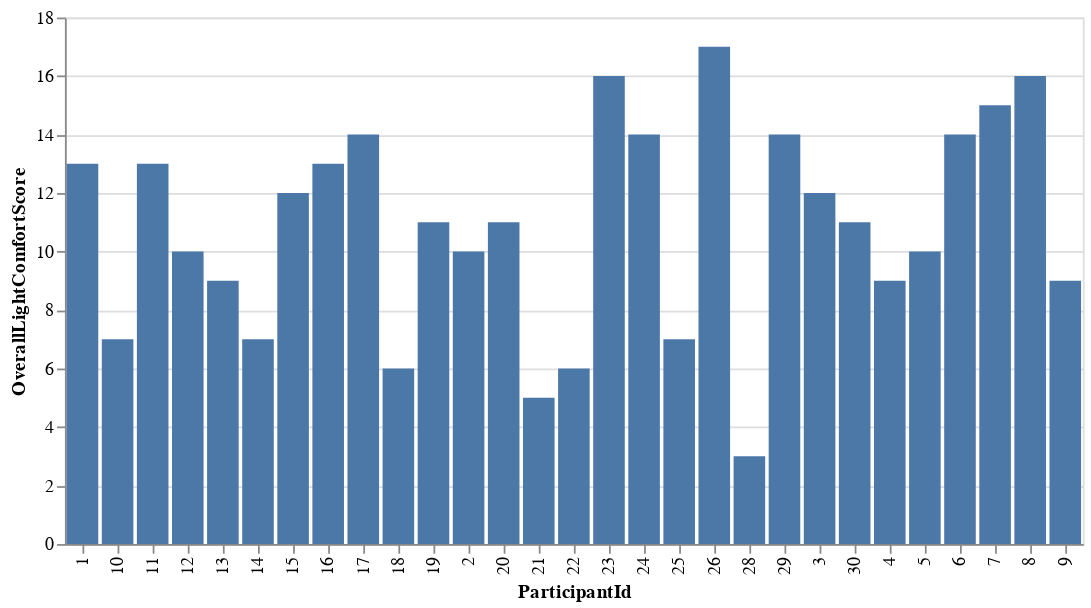

Here is the notebook cell this chart was saved with:
### Markdown cell above
# Data Visualization

### Code cell
alt.Chart(data).mark_bar().encode(
    x='ParticipantId',
    y='OverallLightComfortScore'
)

### Figure 1 — Vega-Lite specification as saved in the notebook (floating-point values rounded to 4 significant figures)
{"config": {"view": {"continuousWidth": 400, "continuousHeight": 300}}, "data": {"name": "data-557ebe95bf2c251ed8896bae9a86386d"}, "mark": "bar", "encoding": {"x": {"field": "ParticipantId", "type": "nominal"}, "y": {"field": "OverallLightComfortScore", "type": "quantitative"}}, "$schema": "https://vega.github.io/schema/vega-lite/v4.17.0.json", "datasets": {"data-557ebe95bf2c251ed8896bae9a86386d": [{"ParticipantId": "1", "Experimenter": "Team", "Informed Consent": "Yes", "LightModeTime": 76, "LightModeAccuracy": 0.96, "DarkModeTime": 75, "DarkModeAccuracy": 0.97, "Comfortability_1": "Somewhat agree", "Comfortability_2": "Somewhat disagree", "Comfortability_3": "Agree", "Comfortability_4": "Agree", "Comfortability_5": "Somewhat disagree", "OverallDarkComfortScore": 7, "OverallLightComfortScore": 13, "time_diff": -1, "accuracy_diff": 0.01, "comfort_diff": -6}, {"ParticipantId": "2", "Experimenter": "Team", "Informed Consent": "Yes", "LightModeTime": 62, "LightModeAccuracy": 0.97, "DarkModeTime": 60, "DarkModeAccuracy": 0.96, "Comfortability_1": "Agree", "Comfortability_2": "Agree", "Comfortability_3": "Agree", "Comfortability_4": "Agree", "Comfortability_5": "Agree", "OverallDarkComfortScore": 14, "OverallLightComfortScore": 10, "time_diff": -2, "accuracy_diff": -0.01, "comfort_diff": 4}, {"ParticipantId": "3", "Experimenter": "Team", "Informed Consent": "Yes", "LightModeTime": 77, "LightModeAccuracy": 0.96, "DarkModeTime": 72, "DarkModeAccuracy": 0.97, "Comfortability_1": "Strongly agree", "Comfortability_2": "Strongly agree", "Comfortability_3": "Strongly agree", "Comfortability_4": "Strongly agree", "Comfortability_5": "Agree", "OverallDarkComfortScore": 16, "OverallLightComfortScore": 12, "time_diff": -5, "accuracy_diff": 0.01, "comfort_diff": 4}, {"ParticipantId": "4", "Experimenter": "Team", "Informed Consent": "Yes", "LightModeTime": 76, "LightModeAccuracy": 0.97, "DarkModeTime": 98, "DarkModeAccuracy": 0.92, "Comfortability_1": "Somewhat disagree", "Comfortability_2": "Somewhat agree", "Comfortability_3": "Agree", "Comfortability_4": "Neither agree nor disagree", "Comfortability_5": "Somewhat agree", "OverallDarkComfortScore": 9, "OverallLightComfortScore": 9, "time_diff": 22, "accuracy_diff": -0.05, "comfort_diff": 0}, {"ParticipantId": "5", "Experimenter": "Team", "Informed Consent": "Yes", "LightModeTime": 72, "LightModeAccuracy": 0.96, "DarkModeTime": 77, "DarkModeAccuracy": 0.96, "Comfortability_1": "Strongly agree", "Comfortability_2": "Strongly agree", "Comfortability_3": "Agree", "Comfortability_4": "Agree", "Comfortability_5": "Agree", "OverallDarkComfortScore": 16, "OverallLightComfortScore": 10, "time_diff": 5, "accuracy_diff": 0.0, "comfort_diff": 6}, {"ParticipantId": "6", "Experimenter": "Team", "Informed Consent": "Yes", "LightModeTime": 86, "LightModeAccuracy": 0.96, "DarkModeTime": 88, "DarkModeAccuracy": 0.96, "Comfortability_1": "Strongly agree", "Comfortability_2": "Somewhat agree", "Comfortability_3": "Strongly agree", "Comfortability_4": "Strongly agree", "Comfortability_5": "Neither agree nor disagree", "OverallDarkComfortScore": 12, "OverallLightComfortScore": 14, "time_diff": 2, "accuracy_diff": 0.0, "comfort_diff": -2}, {"ParticipantId": "7", "Experimenter": "Team", "Informed Consent": "Yes", "LightModeTime": 56, "LightModeAccuracy": 0.97, "DarkModeTime": 54, "DarkModeAccuracy": 0.96, "Comfortability_1": "Somewhat disagree", "Comfortability_2": "Somewhat disagree", "Comfortability_3": "Strongly agree", "Comfortability_4": "Strongly agree", "Comfortability_5": "Somewhat disagree", "OverallDarkComfortScore": 5, "OverallLightComfortScore": 15, "time_diff": -2, "accuracy_diff": -0.01, "comfort_diff": -10}, {"ParticipantId": "8", "Experimenter": "Team", "Informed Consent": "Yes", "LightModeTime": 53, "LightModeAccuracy": 0.95, "DarkModeTime": 53, "DarkModeAccuracy": 0.94, "Comfortability_1": "Strongly agree", "Comfortability_2": "Agree", "Comfortability_3": "Strongly agree", "Comfortability_4": "Strongly agree", "Comfortability_5": "Disagree", "OverallDarkComfortScore": 11, "OverallLightComfortScore": 16, "time_diff": 0, "accuracy_diff": -0.01, "comfort_diff": -5}, {"ParticipantId": "9", "Experimenter": "Team", "Informed Consent": "Yes", "LightModeTime": 68, "LightModeAccuracy": 0.96, "DarkModeTime": 79, "DarkModeAccuracy": 0.97, "Comfortability_1": "Neither agree nor disagree", "Comfortability_2": "Disagree", "Comfortability_3": "Somewhat disagree", "Comfortability_4": "Strongly agree", "Comfortability_5": "Somewhat agree", "OverallDarkComfortScore": 7, "OverallLightComfortScore": 9, "time_diff": 11, "accuracy_diff": 0.01, "comfort_diff": -2}, {"ParticipantId": "10", "Experimenter": "Team", "Informed Consent": "Yes", "LightModeTime": 71, "LightModeAccuracy": 0.96, "DarkModeTime": 73, "DarkModeAccuracy": 0.95, "Comfortability_1": "Strongly agree", "Comfortability_2": "Strongly agree", "Comfortability_3": "Somewhat agree", "Comfortability_4": "Somewhat agree", "Comfortability_5": "Strongly agree", "OverallDarkComfortScore": 17, "OverallLightComfortScore": 7, "time_diff": 2, "accuracy_diff": -0.01, "comfort_diff": 10}, {"ParticipantId": "11", "Experimenter": "Team", "Informed Consent": "Yes", "LightModeTime": 57, "LightModeAccuracy": 0.94, "DarkModeTime": 74, "DarkModeAccuracy": 0.9, "Comfortability_1": "Strongly agree", "Comfortability_2": "Strongly agree", "Comfortability_3": "Strongly agree", "Comfortability_4": "Strongly agree", "Comfortability_5": "Somewhat agree", "OverallDarkComfortScore": 15, "OverallLightComfortScore": 13, "time_diff": 17, "accuracy_diff": -0.04, "comfort_diff": 2}, {"ParticipantId": "12", "Experimenter": "Team", "Informed Consent": "Yes", "LightModeTime": 43, "LightModeAccuracy": 0.97, "DarkModeTime": 46, "DarkModeAccuracy": 0.94, "Comfortability_1": "Agree", "Comfortability_2": "Somewhat agree", "Comfortability_3": "Somewhat agree", "Comfortability_4": "Somewhat agree", "Comfortability_5": "Neither agree nor disagree", "OverallDarkComfortScore": 11, "OverallLightComfortScore": 10, "time_diff": 3, "accuracy_diff": -0.03, "comfort_diff": 1}, {"ParticipantId": "13", "Experimenter": "Team", "Informed Consent": "Yes", "LightModeTime": 46, "LightModeAccuracy": 0.93, "DarkModeTime": 41, "DarkModeAccuracy": 0.94, "Comfortability_1": "Strongly agree", "Comfortability_2": "Strongly agree", "Comfortability_3": "Agree", "Comfortability_4": "Agree", "Comfortability_5": "Strongly agree", "OverallDarkComfortScore": 17, "OverallLightComfortScore": 9, "time_diff": -5, "accuracy_diff": 0.01, "comfort_diff": 8}, {"ParticipantId": "14", "Experimenter": "Team", "Informed Consent": "Yes", "LightModeTime": 66, "LightModeAccuracy": 0.88, "DarkModeTime": 67, "DarkModeAccuracy": 0.9, "Comfortability_1": "Agree", "Comfortability_2": "Agree", "Comfortability_3": "Disagree", "Comfortability_4": "Agree", "Comfortability_5": "Somewhat agree", "OverallDarkComfortScore": 13, "OverallLightComfortScore": 7, "time_diff": 1, "accuracy_diff": 0.02, "comfort_diff": 6}, {"ParticipantId": "15", "Experimenter": "Team", "Informed Consent": "Yes", "LightModeTime": 44, "LightModeAccuracy": 0.89, "DarkModeTime": 56, "DarkModeAccuracy": 0.85, "Comfortability_1": "Somewhat agree", "Comfortability_2": "Agree", "Comfortability_3": "Agree", "Comfortability_4": "Agree", "Comfortability_5": "Neither agree nor disagree", "OverallDarkComfortScore": 11, "OverallLightComfortScore": 12, "time_diff": 12, "accuracy_diff": -0.04, "comfort_diff": -1}, {"ParticipantId": "16", "Experimenter": "Oliver", "Informed Consent": "Yes", "LightModeTime": 79, "LightModeAccuracy": 0.94, "DarkModeTime": 72, "DarkModeAccuracy": 0.95, "Comfortability_1": "Somewhat disagree", "Comfortability_2": "Neither agree nor disagree", "Comfortability_3": "Agree", "Comfortability_4": "Agree", "Comfortability_5": "Somewhat disagree", "OverallDarkComfortScore": 6, "OverallLightComfortScore": 13, "time_diff": -7, "accuracy_diff": 0.01, "comfort_diff": -7}, {"ParticipantId": "17", "Experimenter": "Lawrence", "Informed Consent": "Yes", "LightModeTime": 67, "LightModeAccuracy": 0.97, "DarkModeTime": 71, "DarkModeAccuracy": 0.93, "Comfortability_1": "Somewhat agree", "Comfortability_2": "Disagree", "Comfortability_3": "Agree", "Comfortability_4": "Agree", "Comfortability_5": "Disagree", "OverallDarkComfortScore": 5, "OverallLightComfortScore": 14, "time_diff": 4, "accuracy_diff": -0.04, "comfort_diff": -9}, {"ParticipantId": "18", "Experimenter": "Oliver", "Informed Consent": "Yes", "LightModeTime": 78, "LightModeAccuracy": 0.92, "DarkModeTime": 80, "DarkModeAccuracy": 0.93, "Comfortability_1": "Strongly agree", "Comfortability_2": "Agree", "Comfortability_3": "Neither agree nor disagree", "Comfortability_4": "Somewhat agree", "Comfortability_5": "Strongly agree", "OverallDarkComfortScore": 16, "OverallLightComfortScore": 6, "time_diff": 2, "accuracy_diff": 0.01, "comfort_diff": 10}, {"ParticipantId": "19", "Experimenter": "Oliver", "Informed Consent": "Yes", "LightModeTime": 61, "LightModeAccuracy": 0.95, "DarkModeTime": 55, "DarkModeAccuracy": 0.96, "Comfortability_1": "Agree", "Comfortability_2": "Agree", "Comfortability_3": "Agree", "Comfortability_4": "Agree", "Comfortability_5": "Somewhat agree", "OverallDarkComfortScore": 13, "OverallLightComfortScore": 11, "time_diff": -6, "accuracy_diff": 0.01, "comfort_diff": 2}, {"ParticipantId": "20", "Experimenter": "Oliver", "Informed Consent": "Yes", "LightModeTime": 57, "LightModeAccuracy": 0.96, "DarkModeTime": 56, "DarkModeAccuracy": 0.99, "Comfortability_1": "Agree", "Comfortability_2": "Neither agree nor disagree", "Comfortability_3": "Agree", "Comfortability_4": "Neither agree nor disagree", "Comfortability_5": "Somewhat disagree", "OverallDarkComfortScore": 9, "OverallLightComfortScore": 11, "time_diff": -1, "accuracy_diff": 0.03, "comfort_diff": -2}, {"ParticipantId": "21", "Experimenter": "Oliver", "Informed Consent": "Yes", "LightModeTime": 88, "LightModeAccuracy": 0.97, "DarkModeTime": 92, "DarkModeAccuracy": 0.98, "Comfortability_1": "Strongly agree", "Comfortability_2": "Strongly agree", "Comfortability_3": "Somewhat disagree", "Comfortability_4": "Somewhat agree", "Comfortability_5": "Strongly agree", "OverallDarkComfortScore": 17, "OverallLightComfortScore": 5, "time_diff": 4, "accuracy_diff": 0.01, "comfort_diff": 12}, {"ParticipantId": "22", "Experimenter": "Lawrence", "Informed Consent": "Yes", "LightModeTime": 97, "LightModeAccuracy": 0.93, "DarkModeTime": 107, "DarkModeAccuracy": 0.93, "Comfortability_1": "Agree", "Comfortability_2": "Agree", "Comfortability_3": "Agree", "Comfortability_4": "Disagree", "Comfortability_5": "Agree", "OverallDarkComfortScore": 14, "OverallLightComfortScore": 6, "time_diff": 10, "accuracy_diff": 0.0, "comfort_diff": 8}, {"ParticipantId": "23", "Experimenter": "Lawrence", "Informed Consent": "Yes", "LightModeTime": 45, "LightModeAccuracy": 0.93, "DarkModeTime": 48, "DarkModeAccuracy": 0.96, "Comfortability_1": "Strongly agree", "Comfortability_2": "Strongly agree", "Comfortability_3": "Strongly agree", "Comfortability_4": "Strongly agree", "Comfortability_5": "Disagree", "OverallDarkComfortScore": 12, "OverallLightComfortScore": 16, "time_diff": 3, "accuracy_diff": 0.03, "comfort_diff": -4}, {"ParticipantId": "24", "Experimenter": "Lawrence", "Informed Consent": "Yes", "LightModeTime": 72, "LightModeAccuracy": 0.85, "DarkModeTime": 70, "DarkModeAccuracy": 0.86, "Comfortability_1": "Somewhat agree", "Comfortability_2": "Somewhat disagree", "Comfortability_3": "Agree", "Comfortability_4": "Strongly agree", "Comfortability_5": "Somewhat disagree", "OverallDarkComfortScore": 7, "OverallLightComfortScore": 14, "time_diff": -2, "accuracy_diff": 0.01, "comfort_diff": -7}, {"ParticipantId": "25", "Experimenter": "Lawrence", "Informed Consent": "Yes", "LightModeTime": 67, "LightModeAccuracy": 0.89, "DarkModeTime": 61, "DarkModeAccuracy": 0.96, "Comfortability_1": "Strongly agree", "Comfortability_2": "Somewhat agree", "Comfortability_3": "Somewhat disagree", "Comfortability_4": "Agree", "Comfortability_5": "Agree", "OverallDarkComfortScore": 14, "OverallLightComfortScore": 7, "time_diff": -6, "accuracy_diff": 0.07, "comfort_diff": 7}, {"ParticipantId": "26", "Experimenter": "Kevin", "Informed Consent": "Yes", "LightModeTime": 97, "LightModeAccuracy": 0.97, "DarkModeTime": 102, "DarkModeAccuracy": 0.96, "Comfortability_1": "Neither agree nor disagree", "Comfortability_2": "Neither agree nor disagree", "Comfortability_3": "Strongly agree", "Comfortability_4": "Strongly agree", "Comfortability_5": "Strongly disagree", "OverallDarkComfortScore": 5, "OverallLightComfortScore": 17, "time_diff": 5, "accuracy_diff": -0.01, "comfort_diff": -12}, {"ParticipantId": "28", "Experimenter": "Kevin", "Informed Consent": "Yes", "LightModeTime": 80, "LightModeAccuracy": 0.98, "DarkModeTime": 72, "DarkModeAccuracy": 0.96, "Comfortability_1": "Strongly agree", "Comfortability_2": "Strongly agree", "Comfortability_3": "Somewhat disagree", "Comfortability_4": "Somewhat disagree", "Comfortability_5": "Strongly agree", "OverallDarkComfortScore": 17, "OverallLightComfortScore": 3, "time_diff": -8, "accuracy_diff": -0.02, "comfort_diff": 14}, {"ParticipantId": "29", "Experimenter": "Kevin", "Informed Consent": "Yes", "LightModeTime": 65, "LightModeAccuracy": 0.96, "DarkModeTime": 69, "DarkModeAccuracy": 0.95, "Comfortability_1": "Strongly agree", "Comfortability_2": "Strongly agree", "Comfortability_3": "Strongly agree", "Comfortability_4": "Strongly agree", "Comfortability_5": "Neither agree nor disagree", "OverallDarkComfortScore": 14, "OverallLightComfortScore": 14, "time_diff": 4, "accuracy_diff": -0.01, "comfort_diff": 0}, {"ParticipantId": "30", "Experimenter": "Kevin", "Informed Consent": "Yes", "LightModeTime": 72, "LightModeAccuracy": 0.94, "DarkModeTime": 67, "DarkModeAccuracy": 0.97, "Comfortability_1": "Strongly agree", "Comfortability_2": "Strongly agree", "Comfortability_3": "Strongly agree", "Comfortability_4": "Strongly agree", "Comfortability_5": "Strongly agree", "OverallDarkComfortScore": 17, "OverallLightComfortScore": 11, "time_diff": -5, "accuracy_diff": 0.03, "comfort_diff": 6}]}}
